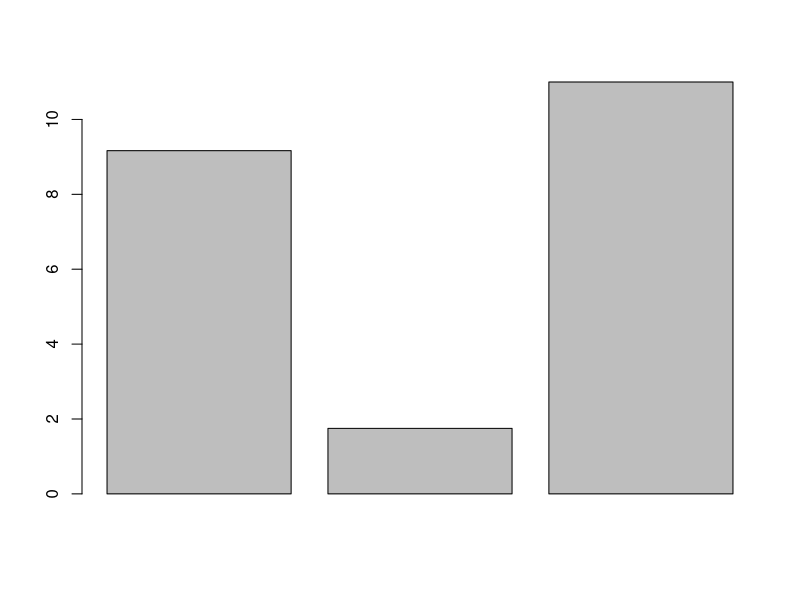
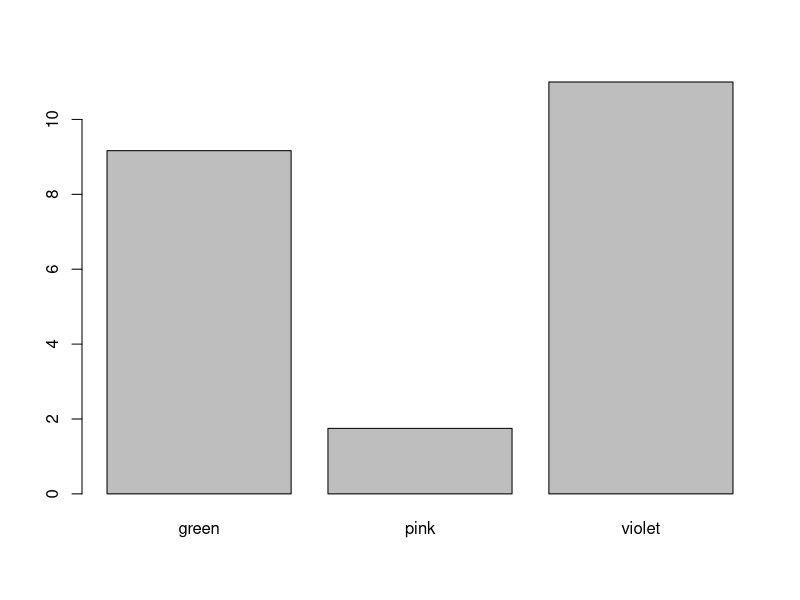
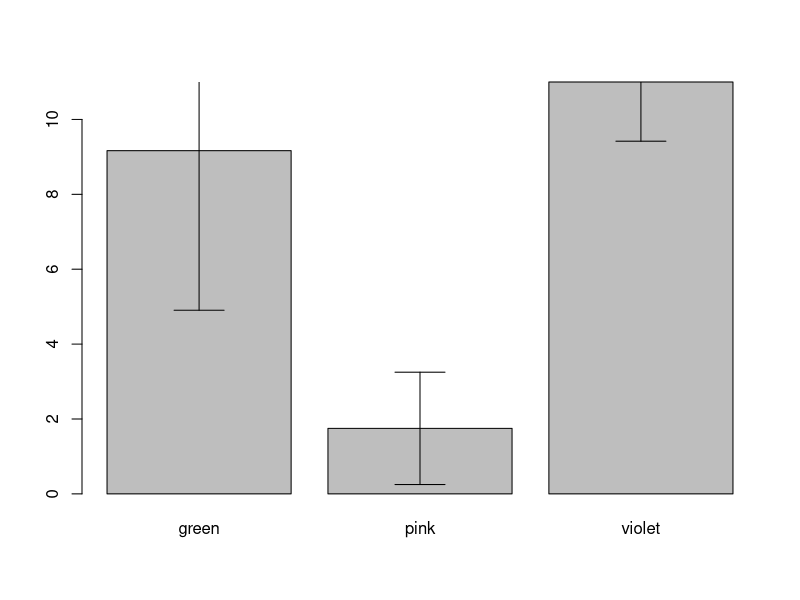
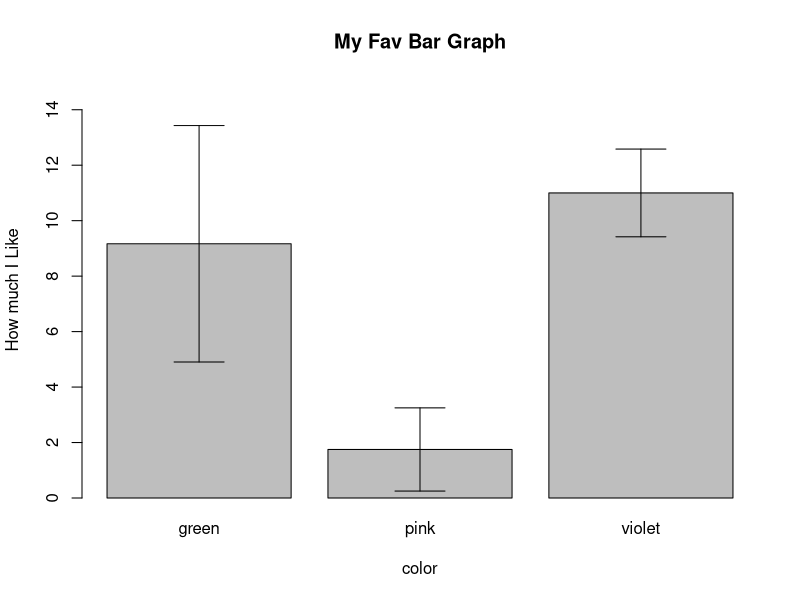

Reproduce these figures in R, in order. (Note: this script raises an error after producing the figures.)
# With the data frame you created last week you will:

# Create a barplot for one numeric column, grouped by the character vector with 3 unique values
  # Add error bars with mean and standard deviation to the plot
  # Change the x and y labels and add a title
  # Export the plot as a PDF that is 4 inches wide and 7 inches tall.

# Create a scatter plot between two of your numeric columns.
  # Change the point shape and color to something NOT used in the example.
  # Change the x and y labels and add a title
  # Export the plot as a JPEG by using the "Export" button in the plotting pane.

# Upload both plots with the script used to create them to GitHub.
  # Follow the same file naming format as last week for the script.
  # Name plots as Lastname_barplot or Lastname_scatterplot. Save them to your "plots" folder.

a<-c(1,2,3,4,5,6,7,8,9,10,11,12,13,14,15)
b<-c(1,1,1,4,5,6,7,8,9,10,11,12,13,14,15)
c<-c(1.9,4.3,5,6.8,7.2,8.8,9.93,9.97,10.1,10.3,11.3,12,13,14,15)
d<-c("rug","plant","lamp","rain","blanket","shoe","pillow","laptop","wall","microwave","door","window","stairs","stove","television")
e<-c("pink","pink","pink","pink","green","green","green","green","violet","violet","violet","violet","violet","green","green")

df<- as.data.frame(cbind(a,b,c,d,e))
df

df$a <- as.numeric(as.character(df$a))
df$b <- as.numeric(as.character(df$b))
df$c <- as.numeric(as.character(df$c))

row.names(df) <- df$d
df

df1 <- df[,-4]
df1


#barplot####

df.mean2 <- aggregate(df1$b ~df1$e, FUN = "mean")
df.mean2
colnames(df.mean2) <- c("Factor","Mean")
df.mean2
barplot(df.mean2$Mean)
barplot(df.mean2$Mean, names.arg = df.mean2$Factor)

df.sd <- aggregate(df1$b ~df1$e, FUN = "sd")

colnames(df.sd) <- c("Factor","StanDev")
df.sd

b.plot <- barplot(df.mean2$Mean, names.arg = df.mean2$Factor)

arrows(b.plot, df.mean2$Mean-df.sd$StanDev,
       b.plot, df.mean2$Mean+df.sd$StanDev,angle=90,code=3)

b.plot <- barplot(df.mean2$Mean, names.arg = df.mean2$Factor, ylim = c(0,15))

b.plot<-arrows(b.plot, df.mean2$Mean-df.sd$StanDev,
       b.plot, df.mean2$Mean+df.sd$StanDev,angle=90,code=3)

title(main = "My Fav Bar Graph")
title(xlab = "color", ylab= "How much I Like")

pdf( file = "MyFavoriteBar.pdf", width = 4, height = 7)
par(family = "serif")

plot(df1$b ~ df1$e, xlab = "color", ylab = "How much I Like", main = "My Fav Bar Graph")

#scatterplot####

plot(df1$b ~ df1$c)
plot(df1$b ~ df1$c, xlab = "Explanatory", ylab = "Response")
plot(df1$b ~ df1$c, xlab = "Explanatory", ylab = "Response", main = "My Favorite Scatter Plot")

?pch

colors()

plot(df1$b ~ df1$c, xlab = "Explanation", ylab = "Responses", main = "My Scatter Plot", 
     cex.axis=0.8, cex.main = 1.1, cex.lab = 1.25, pch= 18, col = "orchid3")



